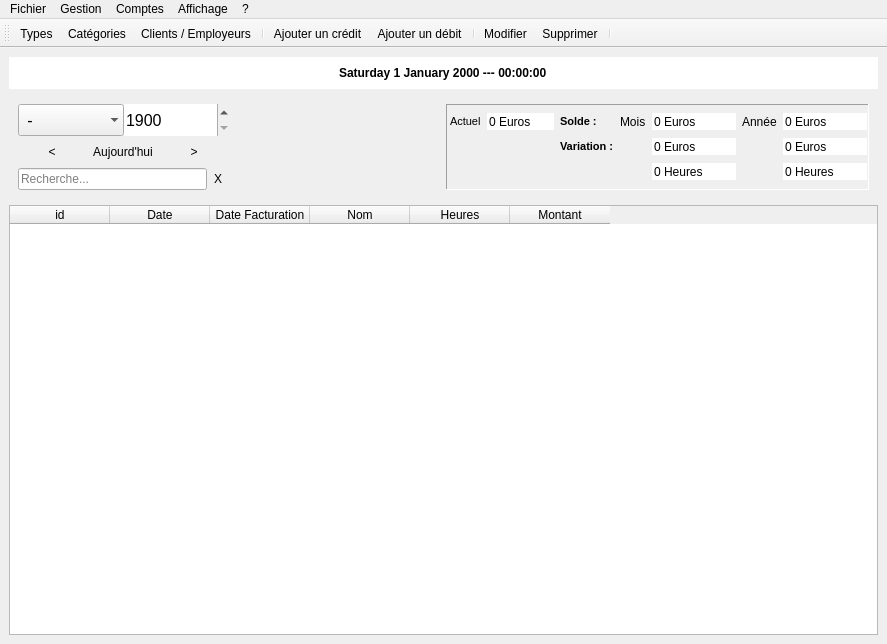
<?xml version="1.0" encoding="UTF-8"?>
<ui version="4.0">
 <class>MainWindow</class>
 <widget class="QMainWindow" name="MainWindow">
  <property name="geometry">
   <rect>
    <x>0</x>
    <y>0</y>
    <width>887</width>
    <height>644</height>
   </rect>
  </property>
  <property name="sizePolicy">
   <sizepolicy hsizetype="Preferred" vsizetype="Preferred">
    <horstretch>0</horstretch>
    <verstretch>0</verstretch>
   </sizepolicy>
  </property>
  <property name="windowTitle">
   <string>Dumoney</string>
  </property>
  <widget class="QWidget" name="centralWidget">
   <layout class="QVBoxLayout" name="verticalLayout_3">
    <item>
     <widget class="QDateTimeEdit" name="dateActuelle">
      <property name="minimumSize">
       <size>
        <width>0</width>
        <height>32</height>
       </size>
      </property>
      <property name="font">
       <font>
        <weight>75</weight>
        <bold>true</bold>
       </font>
      </property>
      <property name="frame">
       <bool>false</bool>
      </property>
      <property name="alignment">
       <set>Qt::AlignCenter</set>
      </property>
      <property name="readOnly">
       <bool>true</bool>
      </property>
      <property name="buttonSymbols">
       <enum>QAbstractSpinBox::NoButtons</enum>
      </property>
      <property name="keyboardTracking">
       <bool>false</bool>
      </property>
      <property name="currentSection">
       <enum>QDateTimeEdit::DaySection</enum>
      </property>
      <property name="displayFormat">
       <string>dddd d MMMM yyyy --- HH:mm:ss</string>
      </property>
     </widget>
    </item>
    <item>
     <widget class="QWidget" name="widget" native="true">
      <layout class="QHBoxLayout" name="horizontalLayout_4">
       <item>
        <layout class="QVBoxLayout" name="verticalLayout">
         <property name="spacing">
          <number>0</number>
         </property>
         <item>
          <layout class="QHBoxLayout" name="horizontalLayout">
           <item>
            <widget class="QComboBox" name="mois">
             <property name="minimumSize">
              <size>
               <width>0</width>
               <height>32</height>
              </size>
             </property>
             <property name="font">
              <font>
               <pointsize>12</pointsize>
              </font>
             </property>
             <property name="frame">
              <bool>false</bool>
             </property>
             <item>
              <property name="text">
               <string> -</string>
              </property>
             </item>
             <item>
              <property name="text">
               <string>Janvier</string>
              </property>
             </item>
             <item>
              <property name="text">
               <string>Février</string>
              </property>
             </item>
             <item>
              <property name="text">
               <string>Mars</string>
              </property>
             </item>
             <item>
              <property name="text">
               <string>Avril</string>
              </property>
             </item>
             <item>
              <property name="text">
               <string>Mai</string>
              </property>
             </item>
             <item>
              <property name="text">
               <string>Juin</string>
              </property>
             </item>
             <item>
              <property name="text">
               <string>Juillet</string>
              </property>
             </item>
             <item>
              <property name="text">
               <string>Aout</string>
              </property>
             </item>
             <item>
              <property name="text">
               <string>Septembre</string>
              </property>
             </item>
             <item>
              <property name="text">
               <string>Octobre</string>
              </property>
             </item>
             <item>
              <property name="text">
               <string>Novembre</string>
              </property>
             </item>
             <item>
              <property name="text">
               <string>Décembre</string>
              </property>
             </item>
            </widget>
           </item>
           <item>
            <widget class="QSpinBox" name="annee">
             <property name="minimumSize">
              <size>
               <width>0</width>
               <height>32</height>
              </size>
             </property>
             <property name="font">
              <font>
               <pointsize>12</pointsize>
              </font>
             </property>
             <property name="frame">
              <bool>false</bool>
             </property>
             <property name="prefix">
              <string/>
             </property>
             <property name="minimum">
              <number>1900</number>
             </property>
             <property name="maximum">
              <number>3000</number>
             </property>
            </widget>
           </item>
          </layout>
         </item>
         <item>
          <layout class="QHBoxLayout" name="horizontalLayout_2">
           <item>
            <widget class="QToolButton" name="precedent">
             <property name="minimumSize">
              <size>
               <width>32</width>
               <height>32</height>
              </size>
             </property>
             <property name="text">
              <string>&lt;</string>
             </property>
             <property name="icon">
              <iconset resource="ressources.qrc">
               <normaloff>:/icones/Arrow Left.png</normaloff>:/icones/Arrow Left.png</iconset>
             </property>
             <property name="iconSize">
              <size>
               <width>24</width>
               <height>24</height>
              </size>
             </property>
             <property name="autoRaise">
              <bool>true</bool>
             </property>
            </widget>
           </item>
           <item>
            <widget class="QToolButton" name="today">
             <property name="minimumSize">
              <size>
               <width>0</width>
               <height>32</height>
              </size>
             </property>
             <property name="text">
              <string>Aujourd'hui</string>
             </property>
             <property name="autoRaise">
              <bool>true</bool>
             </property>
            </widget>
           </item>
           <item>
            <widget class="QToolButton" name="suivant">
             <property name="minimumSize">
              <size>
               <width>32</width>
               <height>32</height>
              </size>
             </property>
             <property name="text">
              <string>&gt;</string>
             </property>
             <property name="icon">
              <iconset resource="ressources.qrc">
               <normaloff>:/icones/Arrow Right.png</normaloff>:/icones/Arrow Right.png</iconset>
             </property>
             <property name="iconSize">
              <size>
               <width>24</width>
               <height>24</height>
              </size>
             </property>
             <property name="autoRaise">
              <bool>true</bool>
             </property>
            </widget>
           </item>
          </layout>
         </item>
         <item>
          <layout class="QHBoxLayout" name="horizontalLayout_3">
           <property name="spacing">
            <number>0</number>
           </property>
           <item>
            <widget class="QLineEdit" name="recherche">
             <property name="placeholderText">
              <string>Recherche...</string>
             </property>
            </widget>
           </item>
           <item>
            <widget class="QToolButton" name="toolButton">
             <property name="text">
              <string>X</string>
             </property>
             <property name="autoRaise">
              <bool>true</bool>
             </property>
            </widget>
           </item>
          </layout>
         </item>
        </layout>
       </item>
       <item>
        <spacer name="horizontalSpacer">
         <property name="orientation">
          <enum>Qt::Horizontal</enum>
         </property>
         <property name="sizeHint" stdset="0">
          <size>
           <width>40</width>
           <height>20</height>
          </size>
         </property>
        </spacer>
       </item>
       <item>
        <widget class="QFrame" name="frame">
         <property name="frameShape">
          <enum>QFrame::Panel</enum>
         </property>
         <property name="frameShadow">
          <enum>QFrame::Sunken</enum>
         </property>
         <layout class="QGridLayout" name="gridLayout">
          <property name="leftMargin">
           <number>3</number>
          </property>
          <property name="topMargin">
           <number>0</number>
          </property>
          <property name="rightMargin">
           <number>1</number>
          </property>
          <property name="bottomMargin">
           <number>0</number>
          </property>
          <property name="horizontalSpacing">
           <number>6</number>
          </property>
          <property name="verticalSpacing">
           <number>0</number>
          </property>
          <item row="1" column="5">
           <widget class="QSpinBox" name="vMois">
            <property name="minimumSize">
             <size>
              <width>0</width>
              <height>0</height>
             </size>
            </property>
            <property name="frame">
             <bool>false</bool>
            </property>
            <property name="readOnly">
             <bool>true</bool>
            </property>
            <property name="buttonSymbols">
             <enum>QAbstractSpinBox::NoButtons</enum>
            </property>
            <property name="suffix">
             <string> Euros</string>
            </property>
            <property name="minimum">
             <number>-100000</number>
            </property>
            <property name="maximum">
             <number>100000</number>
            </property>
            <property name="value">
             <number>0</number>
            </property>
           </widget>
          </item>
          <item row="0" column="1">
           <widget class="QLabel" name="label">
            <property name="font">
             <font>
              <pointsize>8</pointsize>
             </font>
            </property>
            <property name="text">
             <string>Actuel</string>
            </property>
           </widget>
          </item>
          <item row="0" column="7">
           <widget class="QSpinBox" name="totAnnee">
            <property name="minimumSize">
             <size>
              <width>0</width>
              <height>0</height>
             </size>
            </property>
            <property name="frame">
             <bool>false</bool>
            </property>
            <property name="readOnly">
             <bool>true</bool>
            </property>
            <property name="buttonSymbols">
             <enum>QAbstractSpinBox::NoButtons</enum>
            </property>
            <property name="suffix">
             <string> Euros</string>
            </property>
            <property name="minimum">
             <number>-100000</number>
            </property>
            <property name="maximum">
             <number>100000</number>
            </property>
            <property name="value">
             <number>0</number>
            </property>
           </widget>
          </item>
          <item row="0" column="2">
           <widget class="QSpinBox" name="totActuel">
            <property name="minimumSize">
             <size>
              <width>0</width>
              <height>0</height>
             </size>
            </property>
            <property name="frame">
             <bool>false</bool>
            </property>
            <property name="readOnly">
             <bool>true</bool>
            </property>
            <property name="buttonSymbols">
             <enum>QAbstractSpinBox::NoButtons</enum>
            </property>
            <property name="suffix">
             <string> Euros</string>
            </property>
            <property name="minimum">
             <number>0</number>
            </property>
            <property name="maximum">
             <number>8760</number>
            </property>
            <property name="value">
             <number>0</number>
            </property>
           </widget>
          </item>
          <item row="0" column="5">
           <widget class="QSpinBox" name="totMois">
            <property name="minimumSize">
             <size>
              <width>0</width>
              <height>0</height>
             </size>
            </property>
            <property name="frame">
             <bool>false</bool>
            </property>
            <property name="readOnly">
             <bool>true</bool>
            </property>
            <property name="buttonSymbols">
             <enum>QAbstractSpinBox::NoButtons</enum>
            </property>
            <property name="suffix">
             <string> Euros</string>
            </property>
            <property name="minimum">
             <number>-100000</number>
            </property>
            <property name="maximum">
             <number>100000</number>
            </property>
            <property name="value">
             <number>0</number>
            </property>
           </widget>
          </item>
          <item row="0" column="4">
           <widget class="QLabel" name="labelMois">
            <property name="text">
             <string>Mois</string>
            </property>
           </widget>
          </item>
          <item row="2" column="5">
           <widget class="QSpinBox" name="hMois">
            <property name="minimumSize">
             <size>
              <width>0</width>
              <height>0</height>
             </size>
            </property>
            <property name="frame">
             <bool>false</bool>
            </property>
            <property name="readOnly">
             <bool>true</bool>
            </property>
            <property name="buttonSymbols">
             <enum>QAbstractSpinBox::NoButtons</enum>
            </property>
            <property name="suffix">
             <string> Heures</string>
            </property>
            <property name="minimum">
             <number>0</number>
            </property>
            <property name="maximum">
             <number>8760</number>
            </property>
            <property name="value">
             <number>0</number>
            </property>
           </widget>
          </item>
          <item row="1" column="7">
           <widget class="QSpinBox" name="vAnnee">
            <property name="minimumSize">
             <size>
              <width>0</width>
              <height>0</height>
             </size>
            </property>
            <property name="frame">
             <bool>false</bool>
            </property>
            <property name="readOnly">
             <bool>true</bool>
            </property>
            <property name="buttonSymbols">
             <enum>QAbstractSpinBox::NoButtons</enum>
            </property>
            <property name="suffix">
             <string> Euros</string>
            </property>
            <property name="minimum">
             <number>-100000</number>
            </property>
            <property name="maximum">
             <number>100000</number>
            </property>
            <property name="value">
             <number>0</number>
            </property>
           </widget>
          </item>
          <item row="2" column="7">
           <widget class="QSpinBox" name="hAnnee">
            <property name="minimumSize">
             <size>
              <width>0</width>
              <height>0</height>
             </size>
            </property>
            <property name="frame">
             <bool>false</bool>
            </property>
            <property name="readOnly">
             <bool>true</bool>
            </property>
            <property name="buttonSymbols">
             <enum>QAbstractSpinBox::NoButtons</enum>
            </property>
            <property name="suffix">
             <string> Heures</string>
            </property>
            <property name="minimum">
             <number>0</number>
            </property>
            <property name="maximum">
             <number>8760</number>
            </property>
            <property name="value">
             <number>0</number>
            </property>
           </widget>
          </item>
          <item row="0" column="6">
           <widget class="QLabel" name="labelAnnee">
            <property name="text">
             <string>Année</string>
            </property>
           </widget>
          </item>
          <item row="0" column="3">
           <widget class="QLabel" name="label_2">
            <property name="font">
             <font>
              <pointsize>8</pointsize>
              <weight>75</weight>
              <bold>true</bold>
             </font>
            </property>
            <property name="text">
             <string>Solde : </string>
            </property>
           </widget>
          </item>
          <item row="1" column="3">
           <widget class="QLabel" name="label_3">
            <property name="font">
             <font>
              <pointsize>8</pointsize>
              <weight>75</weight>
              <bold>true</bold>
             </font>
            </property>
            <property name="text">
             <string>Variation :</string>
            </property>
           </widget>
          </item>
         </layout>
        </widget>
       </item>
      </layout>
     </widget>
    </item>
    <item>
     <widget class="QTableWidget" name="table">
      <property name="editTriggers">
       <set>QAbstractItemView::NoEditTriggers</set>
      </property>
      <property name="alternatingRowColors">
       <bool>true</bool>
      </property>
      <property name="selectionMode">
       <enum>QAbstractItemView::SingleSelection</enum>
      </property>
      <property name="selectionBehavior">
       <enum>QAbstractItemView::SelectRows</enum>
      </property>
      <property name="gridStyle">
       <enum>Qt::DotLine</enum>
      </property>
      <attribute name="verticalHeaderVisible">
       <bool>false</bool>
      </attribute>
      <column>
       <property name="text">
        <string>id</string>
       </property>
      </column>
      <column>
       <property name="text">
        <string>Date</string>
       </property>
      </column>
      <column>
       <property name="text">
        <string>Date Facturation</string>
       </property>
      </column>
      <column>
       <property name="text">
        <string>Nom</string>
       </property>
      </column>
      <column>
       <property name="text">
        <string>Heures</string>
       </property>
      </column>
      <column>
       <property name="text">
        <string>Montant</string>
       </property>
      </column>
     </widget>
    </item>
   </layout>
  </widget>
  <widget class="QMenuBar" name="menuBar">
   <property name="geometry">
    <rect>
     <x>0</x>
     <y>0</y>
     <width>887</width>
     <height>21</height>
    </rect>
   </property>
   <widget class="QMenu" name="menuFichier">
    <property name="title">
     <string>Fichier</string>
    </property>
    <addaction name="actionExporter"/>
    <addaction name="actionImporter"/>
    <addaction name="actionSupprimer_toutes_les_donn_es"/>
    <addaction name="separator"/>
    <addaction name="actionQuitter"/>
   </widget>
   <widget class="QMenu" name="menu">
    <property name="title">
     <string>?</string>
    </property>
    <addaction name="actionA_Propos"/>
    <addaction name="actionA_Propos_de_Qt"/>
   </widget>
   <widget class="QMenu" name="menuEdition">
    <property name="title">
     <string>Gestion</string>
    </property>
    <addaction name="actionTypes"/>
    <addaction name="actionCat_gories"/>
    <addaction name="actionClients"/>
   </widget>
   <widget class="QMenu" name="menuComptes">
    <property name="title">
     <string>Comptes</string>
    </property>
    <addaction name="actionAjouter_un_cr_dit"/>
    <addaction name="actionAjouter_un_d_bit"/>
    <addaction name="separator"/>
    <addaction name="actionModifier"/>
    <addaction name="actionSupprimer"/>
   </widget>
   <widget class="QMenu" name="menuAffichage">
    <property name="title">
     <string>Affichage</string>
    </property>
    <addaction name="actionAfficher_tout"/>
   </widget>
   <addaction name="menuFichier"/>
   <addaction name="menuEdition"/>
   <addaction name="menuComptes"/>
   <addaction name="menuAffichage"/>
   <addaction name="menu"/>
  </widget>
  <widget class="QToolBar" name="toolBar">
   <property name="windowTitle">
    <string>toolBar</string>
   </property>
   <property name="iconSize">
    <size>
     <width>32</width>
     <height>32</height>
    </size>
   </property>
   <property name="toolButtonStyle">
    <enum>Qt::ToolButtonIconOnly</enum>
   </property>
   <attribute name="toolBarArea">
    <enum>TopToolBarArea</enum>
   </attribute>
   <attribute name="toolBarBreak">
    <bool>false</bool>
   </attribute>
   <addaction name="actionTypes"/>
   <addaction name="actionCat_gories"/>
   <addaction name="actionClients"/>
   <addaction name="separator"/>
   <addaction name="actionAjouter_un_cr_dit"/>
   <addaction name="actionAjouter_un_d_bit"/>
   <addaction name="separator"/>
   <addaction name="actionModifier"/>
   <addaction name="actionSupprimer"/>
   <addaction name="separator"/>
  </widget>
  <action name="actionQuitter">
   <property name="icon">
    <iconset resource="ressources.qrc">
     <normaloff>:/icones/Stop.png</normaloff>:/icones/Stop.png</iconset>
   </property>
   <property name="text">
    <string>Quitter</string>
   </property>
  </action>
  <action name="actionA_Propos">
   <property name="icon">
    <iconset resource="ressources.qrc">
     <normaloff>:/icones/Button Info.png</normaloff>:/icones/Button Info.png</iconset>
   </property>
   <property name="text">
    <string>A Propos...</string>
   </property>
  </action>
  <action name="actionA_Propos_de_Qt">
   <property name="text">
    <string>A Propos de Qt...</string>
   </property>
  </action>
  <action name="actionTypes">
   <property name="icon">
    <iconset resource="ressources.qrc">
     <normaloff>:/icones/Document 2.png</normaloff>:/icones/Document 2.png</iconset>
   </property>
   <property name="text">
    <string>Types...</string>
   </property>
  </action>
  <action name="actionCat_gories">
   <property name="icon">
    <iconset resource="ressources.qrc">
     <normaloff>:/icones/Drawer Closed.png</normaloff>:/icones/Drawer Closed.png</iconset>
   </property>
   <property name="text">
    <string>Catégories...</string>
   </property>
  </action>
  <action name="actionAjouter_un_cr_dit">
   <property name="icon">
    <iconset resource="ressources.qrc">
     <normaloff>:/icones/News Add.png</normaloff>:/icones/News Add.png</iconset>
   </property>
   <property name="text">
    <string>Ajouter un crédit...</string>
   </property>
  </action>
  <action name="actionAjouter_un_d_bit">
   <property name="icon">
    <iconset resource="ressources.qrc">
     <normaloff>:/icones/News Remove.png</normaloff>:/icones/News Remove.png</iconset>
   </property>
   <property name="text">
    <string>Ajouter un débit...</string>
   </property>
  </action>
  <action name="actionSupprimer">
   <property name="icon">
    <iconset resource="ressources.qrc">
     <normaloff>:/icones/News delete.png</normaloff>:/icones/News delete.png</iconset>
   </property>
   <property name="text">
    <string>Supprimer</string>
   </property>
  </action>
  <action name="actionModifier">
   <property name="icon">
    <iconset resource="ressources.qrc">
     <normaloff>:/icones/News edit.png</normaloff>:/icones/News edit.png</iconset>
   </property>
   <property name="text">
    <string>Modifier...</string>
   </property>
  </action>
  <action name="actionClients">
   <property name="icon">
    <iconset resource="ressources.qrc">
     <normaloff>:/icones/User.png</normaloff>:/icones/User.png</iconset>
   </property>
   <property name="text">
    <string>Clients / Employeurs...</string>
   </property>
  </action>
  <action name="actionAfficher_tout">
   <property name="checkable">
    <bool>true</bool>
   </property>
   <property name="icon">
    <iconset resource="ressources.qrc">
     <normaloff>:/icones/Star On.png</normaloff>:/icones/Star On.png</iconset>
   </property>
   <property name="text">
    <string>Afficher tout</string>
   </property>
  </action>
  <action name="actionImporter">
   <property name="icon">
    <iconset resource="ressources.qrc">
     <normaloff>:/icones/File Receive.png</normaloff>:/icones/File Receive.png</iconset>
   </property>
   <property name="text">
    <string>Importer des données...</string>
   </property>
   <property name="iconText">
    <string>Importer</string>
   </property>
   <property name="toolTip">
    <string>Importer</string>
   </property>
  </action>
  <action name="actionExporter">
   <property name="icon">
    <iconset resource="ressources.qrc">
     <normaloff>:/icones/File Send.png</normaloff>:/icones/File Send.png</iconset>
   </property>
   <property name="text">
    <string>Exporter les données...</string>
   </property>
   <property name="iconText">
    <string>Exporter</string>
   </property>
   <property name="toolTip">
    <string>Exporter</string>
   </property>
  </action>
  <action name="actionSupprimer_toutes_les_donn_es">
   <property name="icon">
    <iconset resource="ressources.qrc">
     <normaloff>:/icones/File Remove.png</normaloff>:/icones/File Remove.png</iconset>
   </property>
   <property name="text">
    <string>Supprimer toutes les données...</string>
   </property>
   <property name="iconText">
    <string>Supprimer</string>
   </property>
  </action>
 </widget>
 <resources>
  <include location="ressources.qrc"/>
 </resources>
 <connections/>
</ui>
